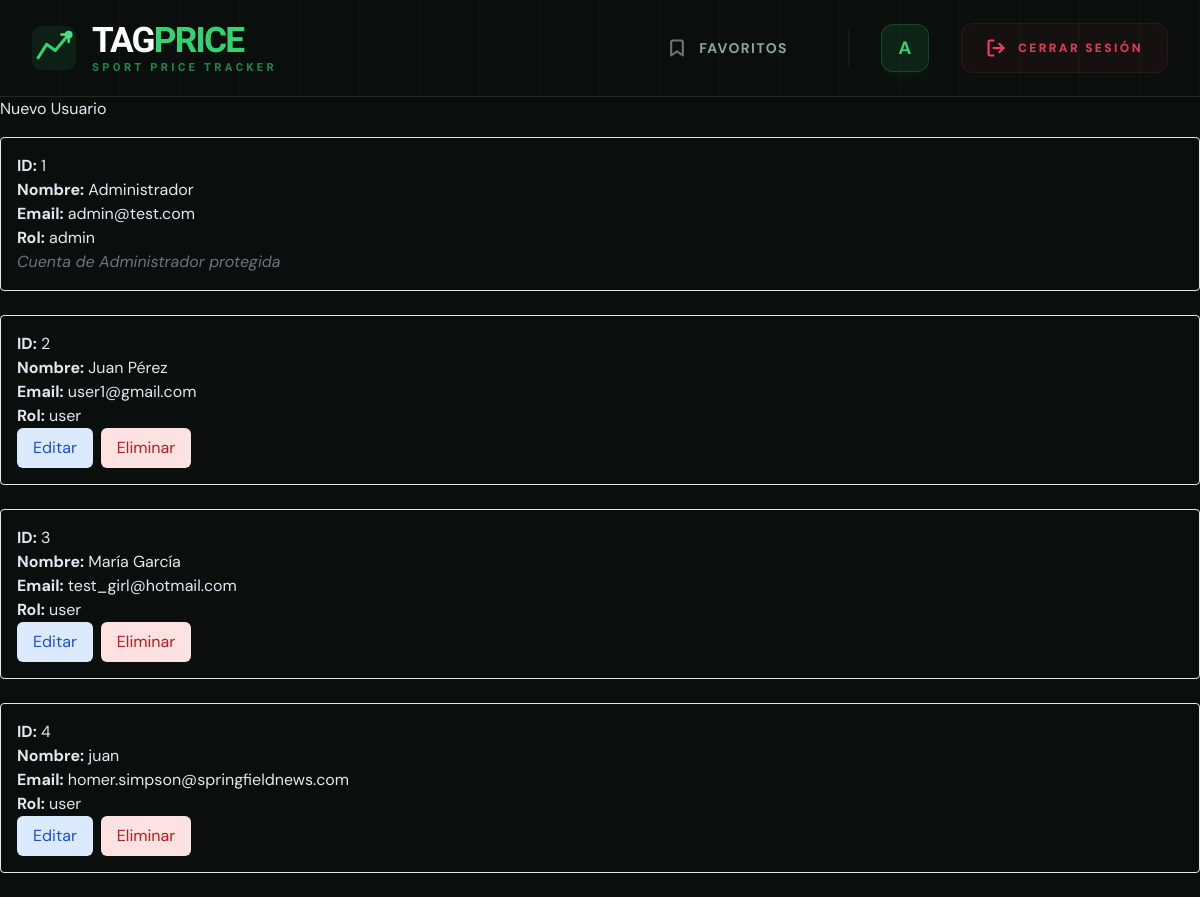
The app's page /views/panelAdmin.php (signed in), older data.
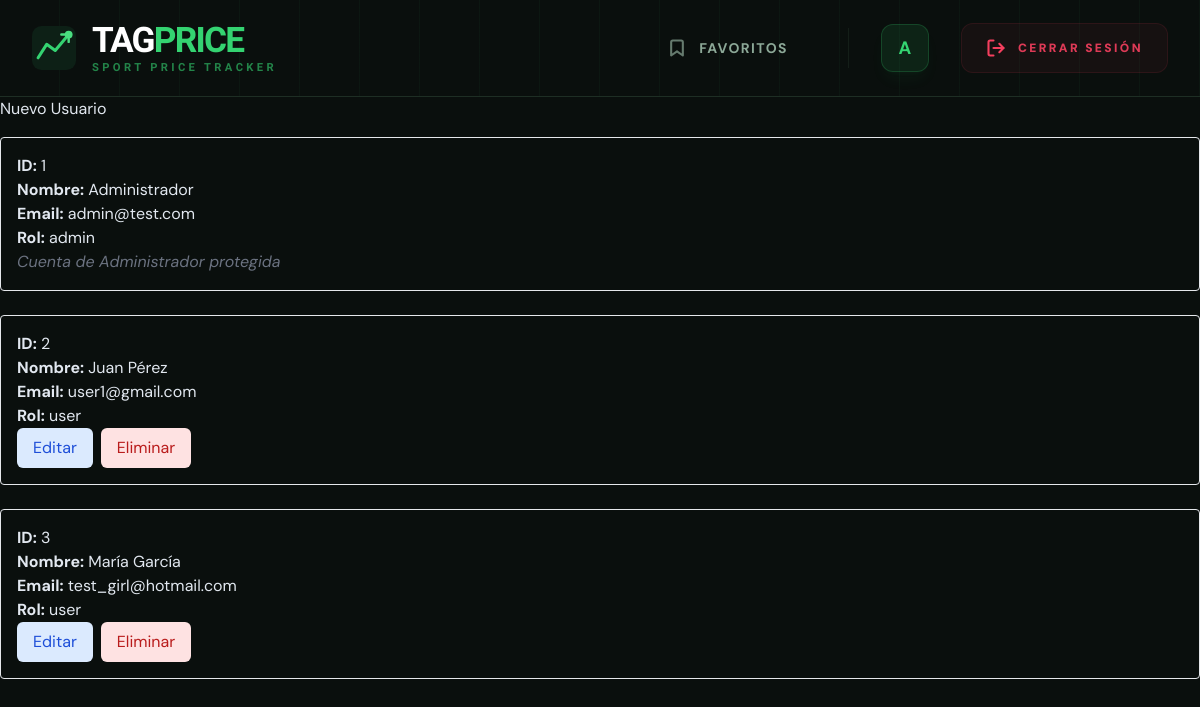
The same page, newer data.
### tables this page shows
CREATE TABLE users (
    usu_id INTEGER PRIMARY KEY AUTOINCREMENT NOT NULL,
    usu_mail VARCHAR(50) NOT NULL UNIQUE,
    usu_password VARCHAR(255) NOT NULL,
    usu_name VARCHAR(200) NOT NULL,
    usu_rol TEXT NOT NULL DEFAULT "user" -- Por defecto, todos son usuarios
);

### views/panelAdmin.php (the view, shortened to what this page needs)
<?php
include PATH_BASE .'includes/header.php';
include_once PATH_BASE . 'includes/db_connect.php';
$sql = $db->prepare("SELECT usu_id, usu_mail, usu_name, usu_rol FROM users");
if($sql->execute()){
?>
    <div class="mb-4">
        <a href="<?=URL_BASE?>views/user_uptade.php" class="btn">Nuevo Usuario</a>
    </div>
    <?php while($file = $sql->fetch(PDO::FETCH_ASSOC)):
        $esAdmin = ($file['usu_rol'] === 'admin');
    ?>
        <div class="user-card mb-6 p-4 border rounded">
            <p><strong>ID:</strong> <?=$file['usu_id']?></p>
            <p><strong>Nombre:</strong> <?=$file['usu_name']?></p>
            <p><strong>Email:</strong> <?=$file['usu_mail']?></p>
            <p><strong>Rol:</strong> <?=$file['usu_rol']?></p>
            <?php if (!$esAdmin): ?>
                <div class="flex gap-2">
                    <form action="<?= URL_BASE ?>views/user_uptade.php" method="post">
                        <button type="submit" class="bg-blue-100 text-blue-700 px-4 py-2 rounded-md">Editar</button>
                    </form>
                    <form action="<?= URL_BASE ?>actions/user_delete.proc.php" method="post">
                        <button type="submit" class="bg-red-100 text-red-700 px-4 py-2 rounded-md"
                                onclick="return confirm('¿Estás seguro?')">Eliminar</button>
                    </form>
                </div>
            <?php else: ?>
                <span class="text-gray-500 italic">Cuenta de Administrador protegida</span>
            <?php endif; ?>
        </div>
    <?php endwhile; ?>
<?php
} else {
    echo "error en la consulta";
}
?>

### includes/header.php (shortened to what this page needs)
<?php
$initials = '';
if (isset($_SESSION['name_user'])) {
    $parts = explode(' ', trim($_SESSION['name_user']));
    foreach (array_slice($parts, 0, 2) as $p) {
        $initials .= strtoupper(mb_substr($p, 0, 1));
    }
}
$homeLink = URL_BASE . "index.php";
if (isset($_SESSION['rol_usu'])) {
    $homeLink = ($_SESSION['rol_usu'] === 'admin')
        ? URL_BASE . "views/panelAdmin.php"
        : URL_BASE . "index.php";
}
?>
<!DOCTYPE html>
<html lang="es">
<head>
    <script src="https://cdn.tailwindcss.com"></script>
    <link rel="stylesheet" href="<?= URL_BASE ?>public/css/style.css">
</head>
<body class="bg-surface font-body">
    <header class="bg-surface relative overflow-hidden border-b border-surface-border">
        <div class="absolute inset-0 bg-grid-lines pointer-events-none" aria-hidden="true"></div>
        <div class="relative max-w-[1600px] mx-auto px-8 flex items-center justify-between h-24">
            <a href="<?= $homeLink ?>" class="flex items-center gap-4 group no-underline focus:outline-none">
                <div class="relative w-11 h-11 flex-shrink-0">
                </div>
                <div class="flex flex-col leading-none">
                    <span class="font-display font-black text-[2.2rem] tracking-tighter uppercase text-white leading-none">
                        Tag<span class="text-brand">Price</span>
                    </span>
                    <span class="font-display font-bold text-[0.7rem] tracking-[0.3em] uppercase text-brand opacity-60 mt-1">
                        Sport Price Tracker
                    </span>
                </div>
            </a>
            <div class="flex items-center">
                <?php if (isset($_SESSION['autenticated']) && $_SESSION['autenticated'] === true): ?>
                    <nav class="hidden md:flex items-center gap-8 mr-4">
                        <a href="<?= URL_BASE ?>views/favoritos.php"
                            class="flex items-center gap-3 px-3 py-2 rounded-lg text-[#8ca897] hover:text-white hover:bg-brand/10 text-[14px] font-bold uppercase tracking-widest transition-all no-underline group">
                            <svg class="w-5 h-5 opacity-70 group-hover:opacity-100" viewBox="0 0 24 24" fill="none" stroke="currentColor" stroke-width="2.5" stroke-linecap="round" stroke-linejoin="round">
                                <path d="M19 21l-7-5-7 5V5a2 2 0 0 1 2-2h10a2 2 0 0 1 2 2z"></path>
                            </svg>
                            Favoritos
                        </a>
                    </nav>
                    <div class="flex items-center gap-8">
                        <div class="w-12 h-12 rounded-xl bg-brand/10 border border-brand/20 flex items-center justify-center shadow-lg shadow-brand/5">
                            <span class="font-body font-bold text-lg text-brand uppercase tracking-[0.1em] ml-[0.1em]">
                                <?= htmlspecialchars($initials) ?>
                            </span>
                        </div>
                        <a href="<?= URL_BASE ?>actions/logout.php"
                            class="group flex items-center gap-3 px-6 py-3.5 rounded-xl bg-rose-500/5 border border-rose-500/10 hover:bg-rose-500/10 hover:border-rose-500/30 transition-all no-underline active:scale-95">
                            <span class="text-[12px] font-black uppercase tracking-[0.2em] text-rose-500/90 group-hover:text-rose-500">
                                Cerrar sesión
                            </span>
                        </a>
                    </div>
                <?php endif; ?>
            </div>
        </div>
    </header>

### public/css/style.css (style rules this page uses)
body { background-color: #0a0f0d; color: #e2e8f0; margin: 0; padding: 0; }

Row changes from the older to the newer data that the page shows:
removed users: usu_id "4", usu_name "juan", usu_mail "homer.simpson@springfieldnews.com", usu_rol "user"
